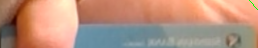
#> input picture regression_sample.png, 258 x 48 px
$ python -i CornerDetection.py   (imports and definitions only)
#> lines starting #> are read from the running program, lines starting #| are printed output that depends on the picture
#> further down, picture is the input picture: shape (48, 258, 3); mean B, G, R 126.7, 145.3, 183.1
import numpy as np
import cv2


def findHorizontalLine(img):
    # finds horizontal edge line in the top right corner cropped image.
    # image should be of shape (512,512), any type or range possible
    # to maximize performance it is devided into 2 steps:
    #   rough search : uses reduced image(of size 2**6) and 32 steps
    #   finds line position within +-2**3 pixel error in original image
    #
    #   detailed search : uses original image and 8 steps
    #   findes line position within +-2 pixel error
    #
    # returns (bias, right_bias) where
    #   bias is line's intercept with left edge of the image
    #   right_bias is the intercept with right edge of the image


    img = img.astype(np.float32)/255
    ################
    img_rsz = cv2.resize(img,dsize=(2**6,2**6))
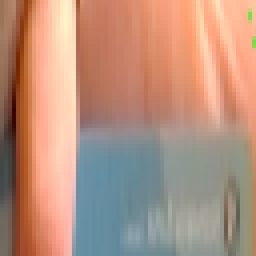
#> img_rsz: shape (64, 64, 3) float32 (shown 4 times larger); mean of channels 0, 1, 2 0.497, 0.57, 0.718; drawn as B, G, R

    dy_img = cv2.Sobel(img,-1,0,1,ksize=5)
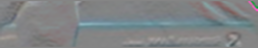
#> dy_img: shape (48, 258, 3) float32; mean of channels 0, 1, 2 0.0559, -0.259, -0.883; drawn with min black and max white
    dy_img_rsz = cv2.Sobel(img_rsz,-1,0,1)
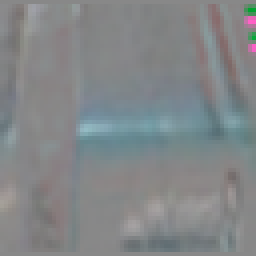
#> dy_img_rsz: shape (64, 64, 3) float32 (shown 4 times larger); mean of channels 0, 1, 2 0.00183, -0.0127, -0.0428; drawn with min black and max white

    bias = np.argmax(np.sum(dy_img[:,:5],axis=1))
#> bias = 116
    bias_rsz = np.argmax(dy_img_rsz[:,0])
#> bias_rsz = 152

    x = np.arange(0,2**6,1).reshape((2**6,1))
    x_shifted = np.ones((2**5+1,2**6,2**6))*x - bias_rsz

    end_points = np.arange(0,2**5+1,1)*2 - bias_rsz
#> end_points = 33 values from -152 to -88
    b_shift = np.arange(0,2**6,1)

    for i in range(2**5+1):
        x_shifted[i] -= b_shift*end_points[i]/(2**6)

    g = np.e**(-(x_shifted**2)*0.5/(2**2))

#> (the run stopped early here; a loop or call above may not have finished)
